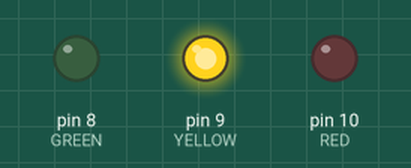
Simulated run of this sketch. Board: Arduino Uno, built with avr-gcc and run on an emulated ATmega328P. Shown: output pins drawn as LEDs (lit = HIGH).

Above: at 1.5 s.
At 5.5 s:
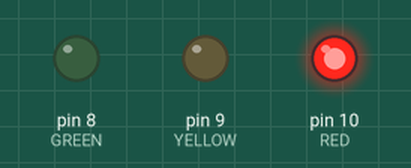
At 9.0 s:
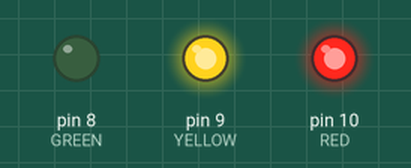
At 12.2 s:
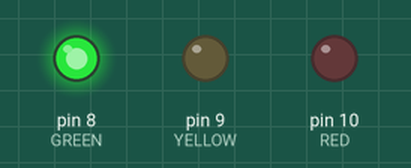
Timing chart, 0 to 18.9 s (numbered marks = the images above):
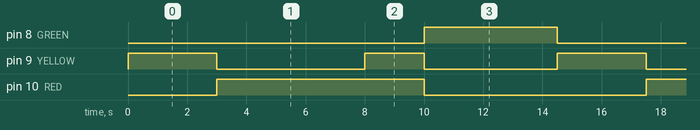

The sketch:

trafficlight.ino
```cpp
const int RED = 10;
const int YELLOW = 9;
const int GREEN = 8;

void setup() {
  pinMode(RED, OUTPUT);
  pinMode(YELLOW, OUTPUT);
  pinMode(GREEN, OUTPUT);
}

void loop() {
  changeLights();
  delay(1500);
}

void changeLights(){
  //green off, yellow on for 3 seconds
  digitalWrite(GREEN, LOW);
  digitalWrite(YELLOW, HIGH);
  delay(3000);

  //yellow off, then turn red on for 5 seconds
  digitalWrite(YELLOW, LOW);
  digitalWrite(RED, HIGH);
  delay(5000);

  //red and yellow on for 2 seconds (red is already on though)
  digitalWrite(YELLOW, HIGH);
  delay(2000);

  //turn off red and yellow, then turn on green
  digitalWrite(YELLOW, LOW);
  digitalWrite(RED, LOW);
  digitalWrite(GREEN, HIGH);
  delay(3000);
}
```

Measured:
- by itself, pin 8 (GREEN): alternates HIGH for 4.5 s and LOW for 10.0 s
- by itself, pin 9 (YELLOW): repeats every 14.5 s: LOW 5.0 s, HIGH 2.0 s, LOW 4.5 s, HIGH 3.0 s
- by itself, pin 10 (RED): alternates HIGH for 7.0 s and LOW for 7.5 s
